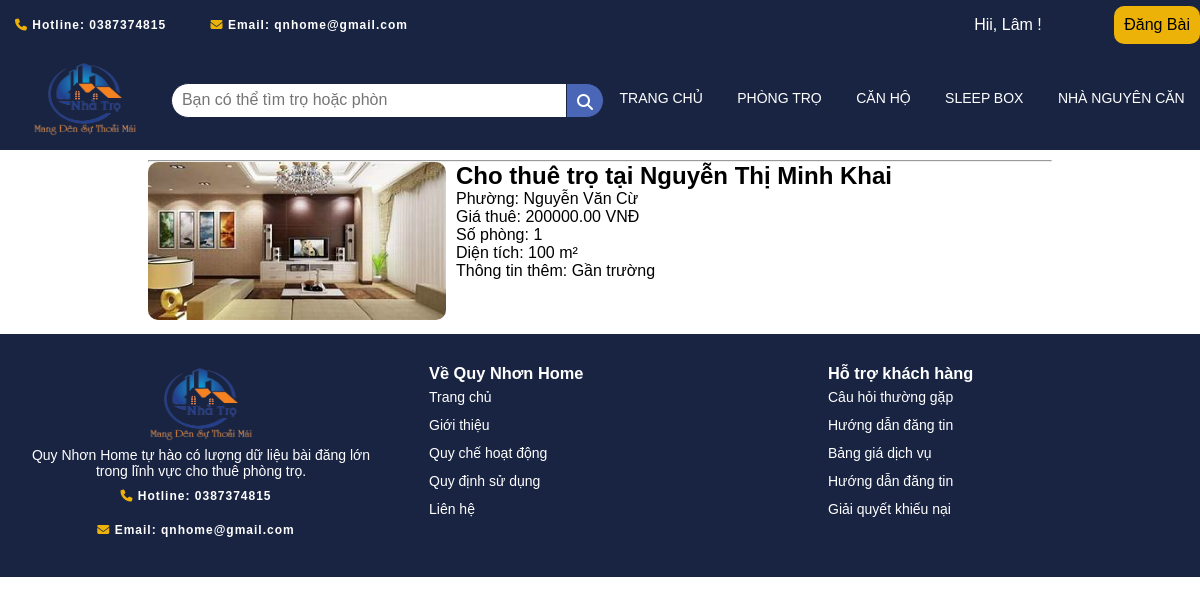
Page /trangdanhsachphongtro.php (signed in) on the committed database.
### tables this page shows
CREATE TABLE IF NOT EXISTS `phongtro` (
  `Id_PhongTro` int(11) NOT NULL AUTO_INCREMENT,
  `TieuDe` text DEFAULT NULL,
  `LoaiHinhChoThue` text DEFAULT NULL,
  `HinhAnh` text DEFAULT NULL,
  `DiaChiCuThe` text DEFAULT NULL,
  `Phuong` text DEFAULT NULL,
  `Gia` text DEFAULT NULL,
  `DienTich` int(11) DEFAULT NULL,
  `SoPhong` int(11) DEFAULT NULL,
  `MoTa` text DEFAULT NULL,
  `Id_DanhMuc` int(11) DEFAULT NULL,
  `Id_User` int(11) DEFAULT NULL,
  `status` enum('pending','approved','rejected') NOT NULL,
  `full_text_search_column` text GENERATED ALWAYS AS (concat_ws(' ',`TieuDe`,`Phuong`,`Gia`,`SoPhong`,`DienTich`,`MoTa`)) STORED,
  `ThoiGianDang` datetime DEFAULT NULL,
  PRIMARY KEY (`Id_PhongTro`),
  KEY `Id_DanhMuc` (`Id_DanhMuc`),
  KEY `Id_User` (`Id_User`)
);

### trangdanhsachphongtro.php (the view, shortened to what this page needs)
<!DOCTYPE html>
<html lang="en">
<head>
    <link rel="stylesheet" href="/css/trangdanhsachphongtro.css" />
    <link rel="stylesheet" href="https://cdnjs.cloudflare.com/ajax/libs/font-awesome/6.4.0/css/all.min.css" />
</head>
<body>
    <?php
    require 'layout/header.php';
    ?>
    <div class="main">
        <hr width="100%">
        <div class="thanhphan">
            <?php
            $kn = mysqli_connect("localhost", "root", "", "webtimtro") or die("Không kết nối được");
            mysqli_set_charset($kn, "utf8mb4");
            $caulenh = "SELECT phongtro.* FROM phongtro
            INNER JOIN danhmuc ON phongtro.Id_DanhMuc = danhmuc.Id_DanhMuc
            WHERE danhmuc.TenDanhMuc = 'Phòng trọ' and phongtro.status='approved'";
            $kq = mysqli_query($kn, $caulenh);
            while ($row = mysqli_fetch_array($kq)) {
                $id_pt = $row["Id_PhongTro"];
                echo "<div class='tongquat'>
                    <a href='trangphongchitiet.php?id=$id_pt'>
                        <div class='noidung'>
                            <div class='left'>
                                <img src='/process/" . $row["HinhAnh"] . "' alt='hinhanh'/>
                            </div>
                            <div class='right'>
                                <h2>" . $row["TieuDe"] . "</h2>
                                <p>Phường: " . $row["Phuong"] . "</p>
                                <p>Giá thuê: " . $row["Gia"] . " VNĐ</p>
                                <p>Số phòng: " . $row["SoPhong"] . "</p>
                                <p>Diện tích: " . $row["DienTich"] . " m²</p>
                                <p>Thông tin thêm: " . $row["MoTa"] . "</p>
                            </div>
                        </div>
                    </a>
                </div>";
            }
            echo '</div>
            </div>';
            require 'layout/footer.php';
            ?>
</body>
</html>

### css/trangdanhsachphongtro.css (style rules this page uses)
* { box-sizing: border-box; outline: 0; font-family: 'Quicksand', sans-serif; margin: 0; }
body { margin: 0; padding: 0; }
.main { width: 77%; border: 1px none #b2b0b0; padding: 10px; margin: auto; }
.thanhphan { width: 100%; }
.tongquat a { color: black; text-decoration: none; }
.tongquat img { border-radius: 10px; overflow: hidden; }
.noidung { display: flex; }
.left { flex: 1; margin-right: 10px; }
.left img { width: 100%; height: auto; }
.right { flex: 2; }

### rows in the picture
phongtro: HinhAnh (picture), TieuDe "Cho thuê trọ tại Nguyễn Thị Minh Khai", Phuong "Nguyễn Văn Cừ", Gia "200000.00", SoPhong "1", DienTich "100", MoTa "Gần trường"

### other values in the picture
$_SESSION['ten'] "Lâm"
